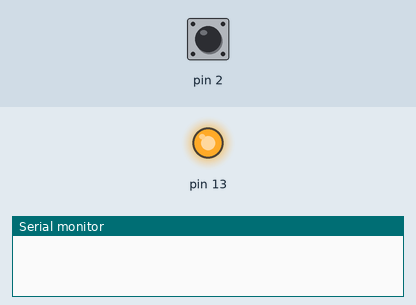
This sketch was run on a simulated Arduino Uno, built with avr-gcc and run on an emulated ATmega328P. On the bench: output pins drawn as LEDs (lit = HIGH), the last lines printed to the serial monitor. The test bench sets the inputs (shaded band); at power-on: pin 2 HIGH.

Above: at 1.2 s.
1.3 s: pin 2 pulled LOW for 0.15 s
At 1.37 s:
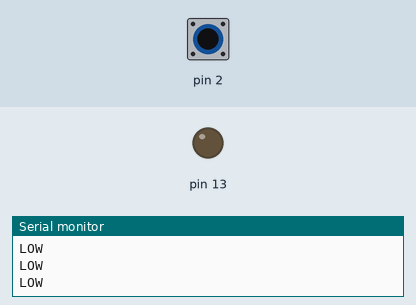
2.9 s: pin 2 pulled LOW for 3.2 s
At 7.2 s:
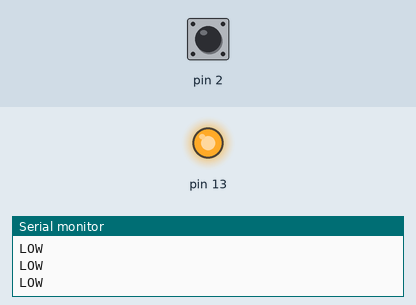
7.6 s: pin 2 driven LOW
At 8.3 s:
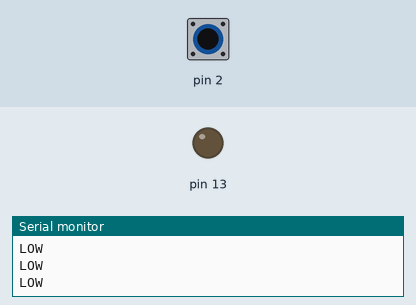
10.6 s: pin 2 driven HIGH
At 11.7 s:
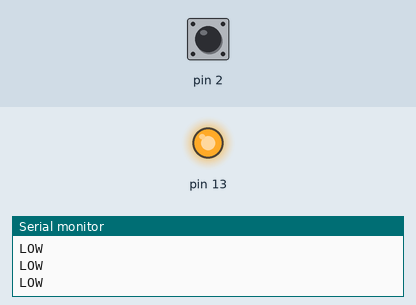
Timing chart, 0 to 13.1 s (numbered marks = the images above; inputs shaded):
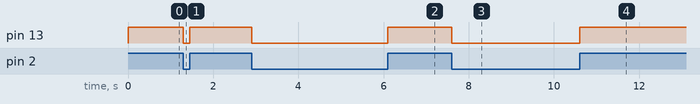

The sketch:

arduino.ino
```cpp
int lightOut = 13;
int buttonState1 = 0;
int buttonState2 = 0;
int oldButtonState1 = 0;
int oldButtonState2 = 0;

void setup() {
  pinMode(1, INPUT_PULLUP);
  pinMode(2, INPUT_PULLUP);
  pinMode(13, OUTPUT);

  Serial.begin(9600);
}

void loop() {
  buttonState1 = digitalRead(1);
  buttonState2 = digitalRead(2);

  if(buttonState2 == LOW) {
    Serial.println("LOW");
    digitalWrite(13, LOW);
  }
  else {
    digitalWrite(13, HIGH);
  }
  oldButtonState1 = buttonState1;
  oldButtonState2 = buttonState2;
}
```

Measured:
- after the input at 1.3 s, pin 13: HIGH → LOW at once, → HIGH 0.15 s later
- after the input at 2.9 s, pin 13: HIGH → LOW at once, → HIGH 3.2 s later
- after the input at 7.6 s, pin 13: HIGH → LOW at once
- after the input at 10.6 s, pin 13: LOW → HIGH at once
